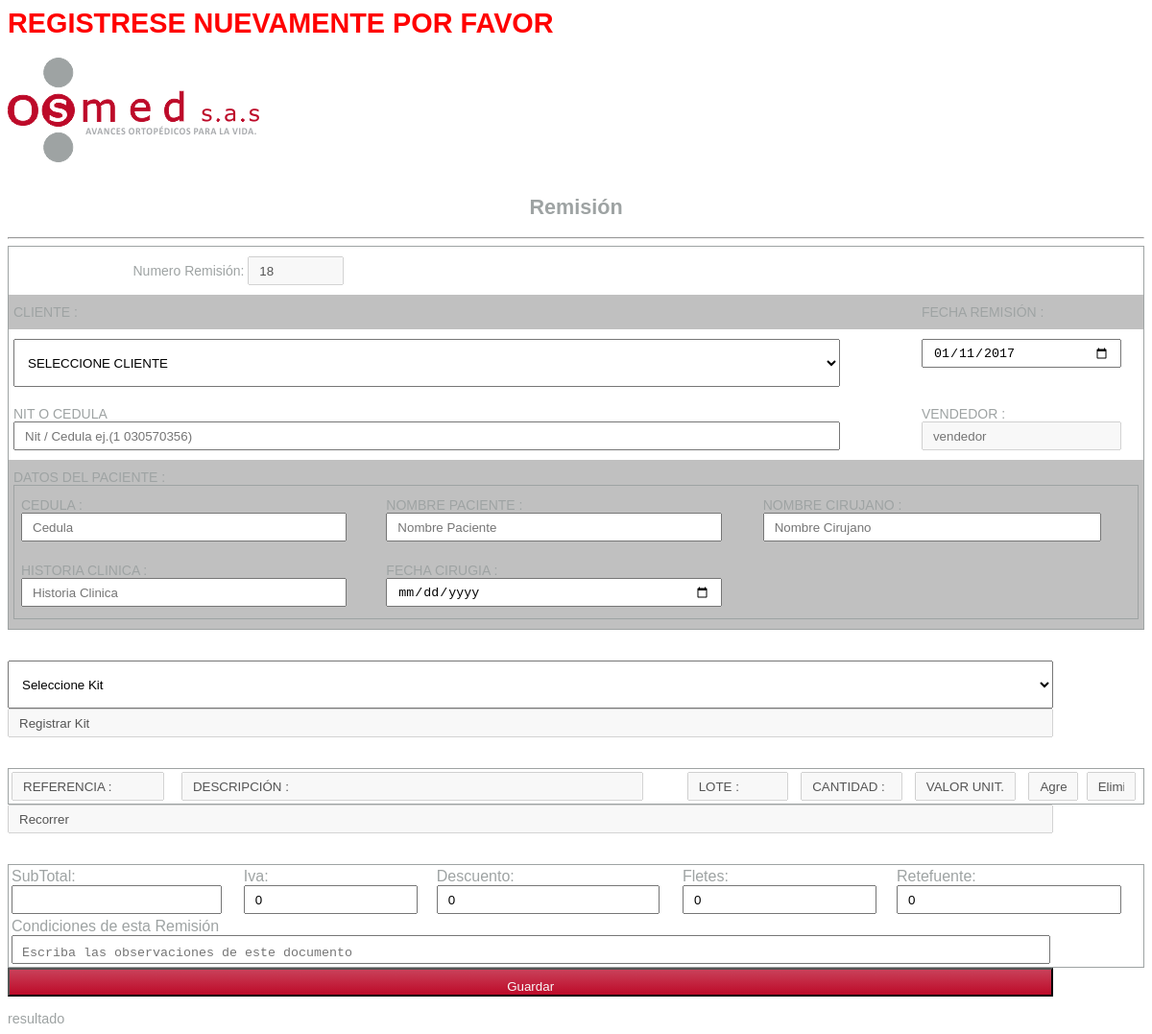
Before: /php/registroremision.php with the older database file.
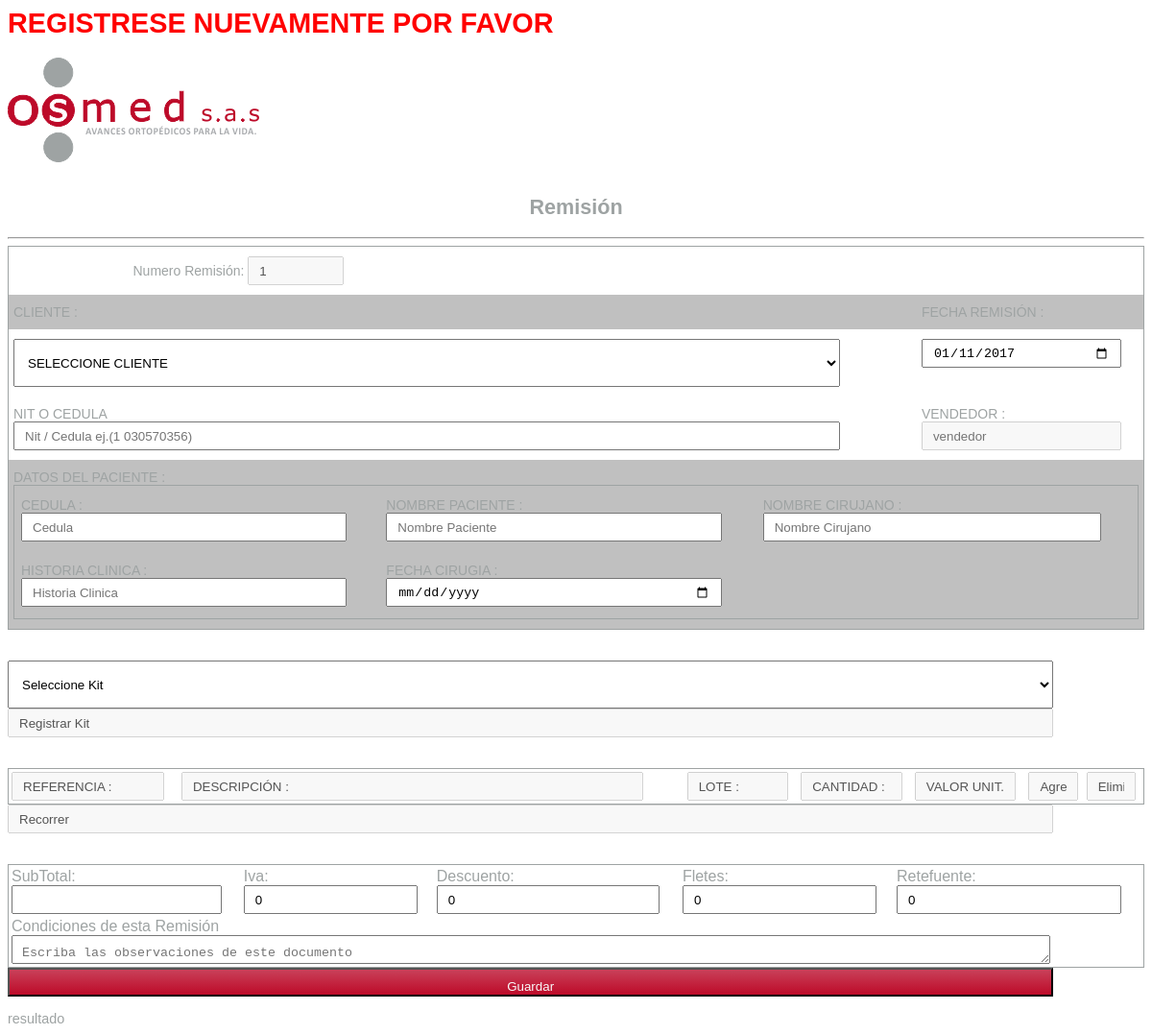
After: the same page with the newer database file.
### tables this page shows
CREATE TABLE `remision` (
  `idremision` int(15) NOT NULL,
  `idsalida` int(15) NOT NULL,
  `idbodega` int(15) NOT NULL,
  `idpaciente` int(15) NOT NULL,
  `idusuario` int(15) NOT NULL,
  `idclientes` int(15) NOT NULL,
  `fecha` varchar(15) NOT NULL,
  `subtotal` int(15) NOT NULL,
  `iva` int(15) NOT NULL,
  `descuento` int(15) NOT NULL,
  `fletes` int(15) NOT NULL,
  `estado` varchar(15) NOT NULL,
  `retefuente` varchar(15) NOT NULL,
  `total` int(15) NOT NULL,
  `documento` varchar(20) NOT NULL,
  `observacioneliminado` varchar(250) DEFAULT NULL
);

### php/registroremision.php (the view, shortened to what this page needs)
<?php
$ns = $_SESSION['id'];
$hoy = date("Y-m-d");
if($ns==''){
	echo '<div id="vencimiento1" class="si"><h1>REGISTRESE NUEVAMENTE POR FAVOR</h1></div>';
}
include_once "conexion.php";
$conexion= conexion();
$bill_remision = mysqli_query($conexion,"SELECT * FROM  `remision` WHERE  `documento` LIKE  'R%' ORDER BY  `remision`.`idremision` DESC ") or die(mysqli_error($conexion));
$rowremision = $bill_remision->fetch_assoc();
$documento = $rowremision['documento'];
$numdoc = substr($documento, 1)+1;
?>
<section id="encabezado">
		<div id="logo">
			<a href="../html/profile"><img src="../imagenes/logo.png"></a>
		</div>
	</section>
<form method="post" action="">
<br>
<center><h2>Remisión</h2></center><hr>
<table class="tg">
  <tr>
    <th class="tg-031e" colspan="5">
		<div id="numeroremision"><label>Numero Remisión: </label><?php echo '<input type="text" name="idremision" id="idremision" value="'.$numdoc.'" disabled>';?></div>
    </th>
  </tr>
  <tr>
    <td class="tg-le8v" colspan="2">CLIENTE :</td>
    <td class="tg-le8v" colspan="3">FECHA REMISIÓN :</td>
  </tr>
  <tr>
    <td class="tg-yw4l" colspan="2">
    	<select name="nombre_cliente" id="nombre_cliente">
    		<option value="">SELECCIONE CLIENTE</option>
    	</select>
    <td class="tg-yw4l" colspan="3"><?php echo '<input type="date" name="fecha_remision" id="fecha_remision" value="'.$hoy.'">'; ?></td>
  </tr>
  <tr>
    <td class="tg-yw4l" colspan="2">NIT O CEDULA<input type="text" name="nit_cliente" id="nit_cliente" onblur="buscarCedula('nit_cliente')" placeholder="Nit / Cedula ej.(1 030570356)"></td>
    <td class="tg-yw4l" width="20%"><label>VENDEDOR :</label><input type="text" name="vendedor" id="vendedor" placeholder="vendedor" value="<?php echo $ns;?>" disabled></td>
  </tr>
  <tr>
    <td class="tg-le8v" colspan="4" rowspan="2"><label>DATOS DEL PACIENTE :</label>
    	<table class="datos">
    		<tr>
    			<td><label>CEDULA :</label><input name="datosPaCed" id="datosPaCed" placeholder="Cedula"></td>
    			<td><label>NOMBRE PACIENTE :</label><input name="datosPaNPa" id="datosPaNPa" placeholder="Nombre Paciente"></td>
    			<td><label>NOMBRE CIRUJANO :</label><input name="datosPaNCi" id="datosPaNCi" placeholder="Nombre Cirujano"></td>
    		</tr>
    		<tr>
    			<td><label>HISTORIA CLINICA :</label><input name="datosPaHis" id="datosPaHis" placeholder="Historia Clinica"></td>
    			<td><label>FECHA CIRUGIA :</label><input type="date" name="datosPaFec" id="datosPaFec" placeholder="Fecha Cirujia"></td>
    			<td></td>
    		</tr>
    	</table>
    </td>
  </tr>
</table>
<br><br>
<select name="skit" id="skit">
	<option value="">Seleccione Kit</option>
</select>
<div id="rkit"><input value="Registrar Kit" disabled></div>
<br><br>
<table id="productos">
	<tr>
		<td width="15%"><input name="ref" id="ref" value="REFERENCIA :" disabled></td>
		<td><input name="nom" id="nom" VALUE="DESCRIPCIÓN :"disabled></td>
		<td width="10%"><input name="lote" id="lote" VALUE="LOTE :"disabled></td>
		<td width="10%"><input name="cant" id="cant" VALUE="CANTIDAD :"disabled></td>
		<td width="10%"><input name="precio" id="precio" VALUE="VALOR UNIT.:"disabled></td>
		<td width="5%"><div id="mas"><input value="Agregar" disabled></div></td>
		<td width="5%"><div id="menos"><input value="Eliminar" disabled></div></td>
	</tr>
</table>
<div id="recorrido"><td width="5%"><div id="btnRecorrer"><input value="Recorrer" disabled></div></td></div>
<br><br>
<table>
	<tr>
		<td>SubTotal: <input type="text" name="bruto" id="bruto"></td>
		<td>Iva: <input type="text" name="iva" id="iva" value="0"></td>
		<td>Descuento: <input type="text" name="descuento" id="descuento" value="0"></td>
		<td>Fletes: <input type="text" name="fletes" id="fletes" value="0"></td>
		<td>Retefuente: <input type="text" name="retefuente" id="retefuente" value="0" /></td>
	</tr>
	<tr>
		<td colspan="5"><label>Condiciones de esta Remisión</label><br><textarea id="observaciones" placeholder="Escriba las observaciones de este documento"></textarea></td>
	</tr>
</table>
 <input type="button" id="boton" name="enviar" value="Guardar" href="javascript:;" onClick="gruardarRemision();return false;">
</form>
<div id="resultado1">resultado</div>
</body>
</html>

Changed rows visible on the page:
removed remision: idremision "18"
Other visible differences:
form field idremision: (not shown) → "1"
